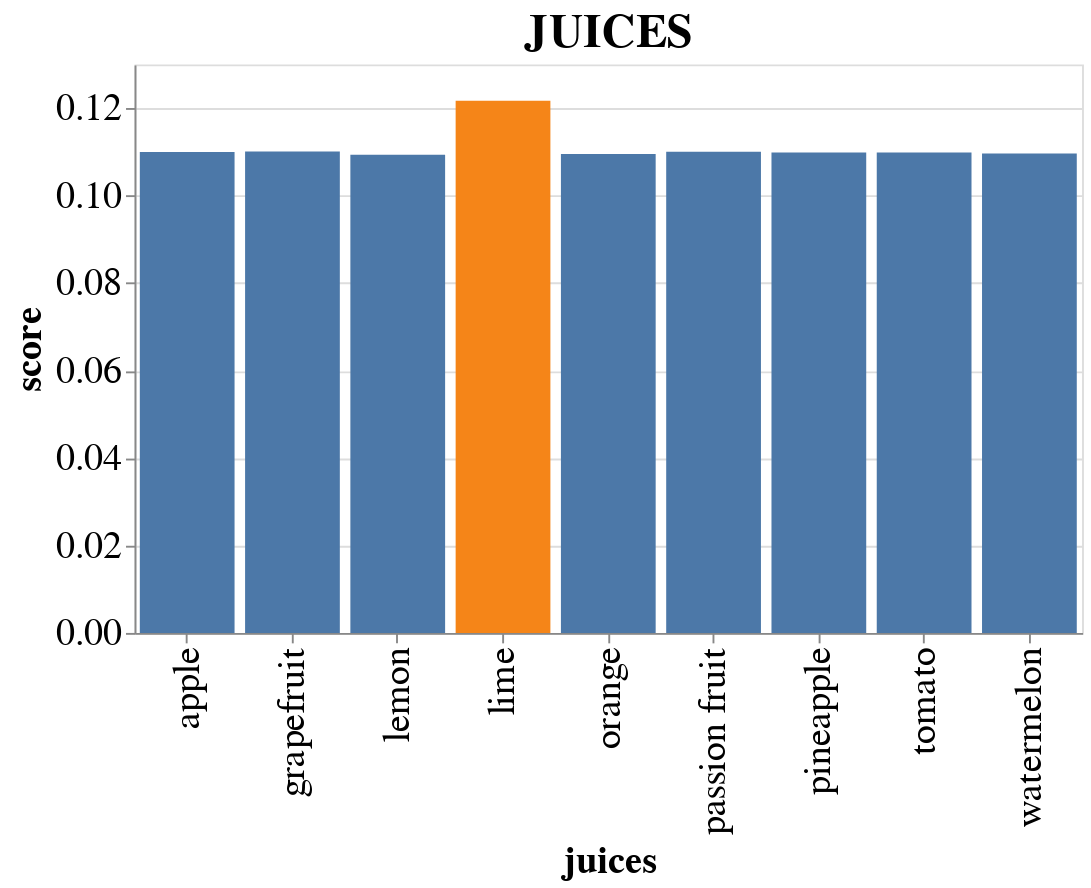

Write notebook code for a chart like this one.
### Code cell
C.plot_ingredient_scores('juices')

### Figure 1 — Vega-Lite specification as saved in the notebook (floating-point values rounded to 4 significant figures)
{"config": {"view": {"continuousWidth": 400, "continuousHeight": 300}, "axis": {"labelFontSize": 20, "titleFontSize": 20}, "title": {"fontSize": 25}}, "data": {"name": "data-33221a5130528b2b00358f3b68a067ea"}, "mark": "bar", "encoding": {"color": {"type": "nominal", "field": "col", "legend": null}, "tooltip": [{"type": "nominal", "field": "juices"}, {"type": "quantitative", "field": "score"}], "x": {"type": "nominal", "field": "juices"}, "y": {"type": "quantitative", "field": "score"}}, "height": 300, "title": "JUICES", "width": 500, "$schema": "https://vega.github.io/schema/vega-lite/v4.8.1.json", "datasets": {"data-33221a5130528b2b00358f3b68a067ea": [{"juices": "apple ", "score": 0.11, "col": false}, {"juices": "grapefruit ", "score": 0.1101, "col": false}, {"juices": "lemon ", "score": 0.1094, "col": false}, {"juices": "lime ", "score": 0.1217, "col": true}, {"juices": "orange ", "score": 0.1095, "col": false}, {"juices": "passion fruit ", "score": 0.11, "col": false}, {"juices": "pineapple ", "score": 0.1099, "col": false}, {"juices": "tomato ", "score": 0.1099, "col": false}, {"juices": "watermelon ", "score": 0.1096, "col": false}]}}
